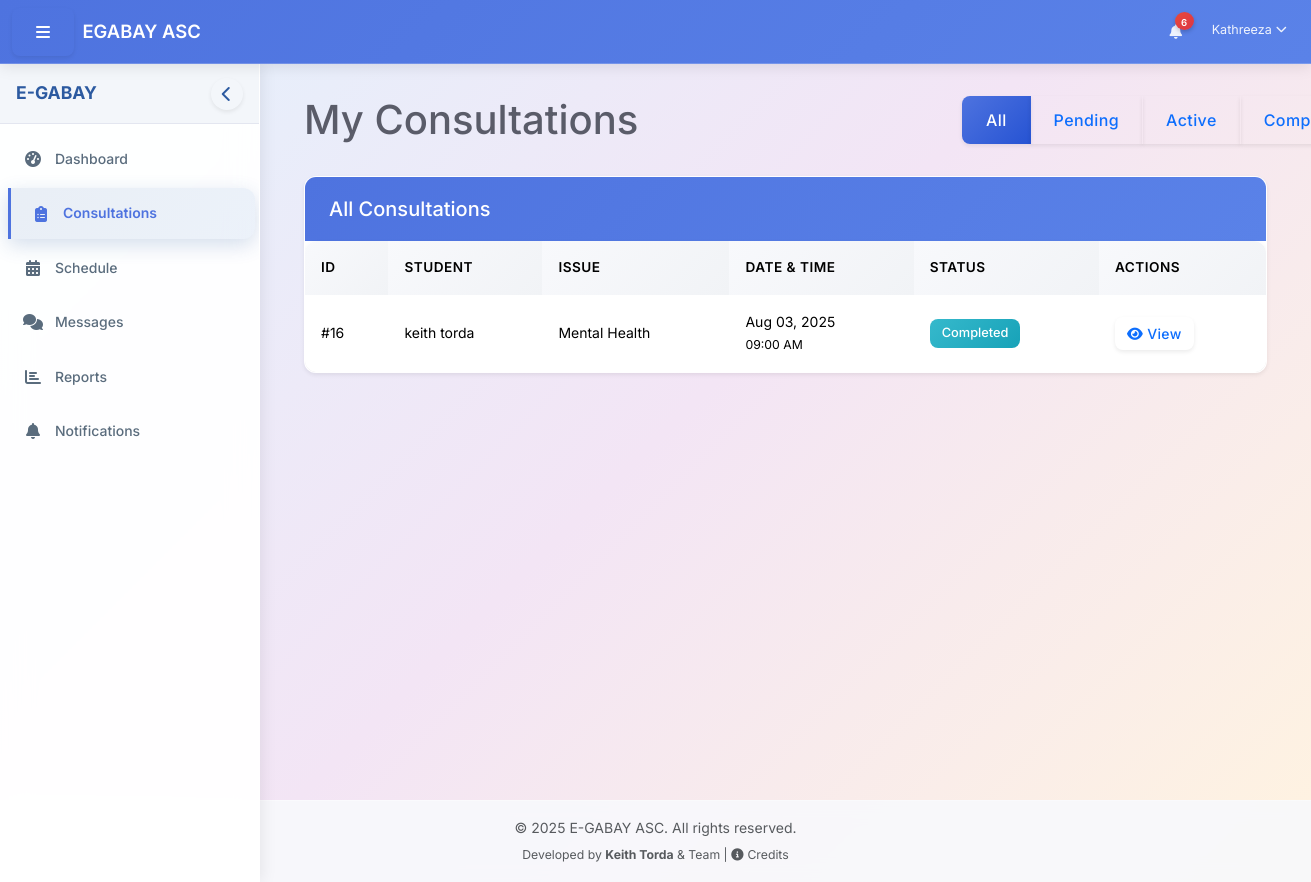
The page /dashboard/counselor/consultations.php (signed in) on the database its author committed.
### tables this page shows
CREATE TABLE `consultation_requests` (
  `id` int(11) NOT NULL AUTO_INCREMENT,
  `student_id` int(11) NOT NULL,
  `counselor_id` int(11) DEFAULT NULL,
  `issue_description` text NOT NULL,
  `issue_category` varchar(100) DEFAULT NULL,
  `preferred_date` date NOT NULL,
  `preferred_time` time NOT NULL,
  `communication_method` enum('in_person','phone','video','email','chat','voice') NOT NULL,
  `is_anonymous` tinyint(1) NOT NULL DEFAULT 0,
  `status` enum('pending','live','completed','cancelled') NOT NULL DEFAULT 'pending',
  `counselor_notes` text DEFAULT NULL,
  `created_at` timestamp NOT NULL DEFAULT current_timestamp(),
  `updated_at` timestamp NOT NULL DEFAULT current_timestamp() ON UPDATE current_timestamp(),
  PRIMARY KEY (`id`),
  KEY `idx_consultation_requests_student` (`student_id`),
  KEY `idx_consultation_requests_counselor` (`counselor_id`),
  CONSTRAINT `consultation_requests_ibfk_1` FOREIGN KEY (`student_id`) REFERENCES `users` (`user_id`) ON DELETE CASCADE,
  CONSTRAINT `consultation_requests_ibfk_2` FOREIGN KEY (`counselor_id`) REFERENCES `users` (`user_id`) ON DELETE CASCADE
);

CREATE TABLE `users` (
  `user_id` int(11) NOT NULL AUTO_INCREMENT,
  `username` varchar(50) NOT NULL,
  `password` varchar(255) NOT NULL,
  `first_name` varchar(100) NOT NULL,
  `last_name` varchar(100) NOT NULL,
  `email` varchar(100) NOT NULL,
  `role_id` int(11) NOT NULL,
  `is_active` tinyint(1) DEFAULT 1,
  `last_login` datetime DEFAULT NULL,
  `created_at` timestamp NOT NULL DEFAULT current_timestamp(),
  `updated_at` timestamp NOT NULL DEFAULT current_timestamp() ON UPDATE current_timestamp(),
  `profile_picture` varchar(255) DEFAULT NULL,
  `verification_token` varchar(64) DEFAULT NULL,
  `is_verified` tinyint(1) NOT NULL DEFAULT 0,
  PRIMARY KEY (`user_id`),
  UNIQUE KEY `username` (`username`),
  UNIQUE KEY `email` (`email`),
  KEY `idx_users_role` (`role_id`),
  CONSTRAINT `users_ibfk_1` FOREIGN KEY (`role_id`) REFERENCES `roles` (`role_id`)
);

### includes/utility.php (called while the page is built, shortened)
<?php
function formatDate($date, $format = 'Y-m-d') {
    $timestamp = strtotime($date);
    return date($format, $timestamp);
}
function formatTime($time, $format = 'h:i A') {
    $timestamp = strtotime($time);
    return date($format, $timestamp);
}
?>

### dashboard/counselor/consultations.php (the view, shortened to what this page needs)
<?php
require_once __DIR__ . '/../../includes/path_fix.php';
require_once $base_path . '/config/config.php';
require_once $base_path . '/classes/Auth.php';
$user_id = $_SESSION['user_id'];
$database = new Database();
$db = $database->getConnection();
$status_filter = isset($_GET['status']) ? $_GET['status'] : 'all';
$query = "SELECT cr.*,
          u.first_name, u.last_name, u.email,
          (SELECT COUNT(*) FROM chat_sessions WHERE consultation_id = cr.id AND status = 'active') as has_active_chat
          FROM consultation_requests cr
          JOIN users u ON cr.student_id = u.user_id
          WHERE cr.counselor_id = ?";
$query .= " ORDER BY
          CASE
            WHEN cr.status = 'pending' THEN 1
            WHEN cr.status = 'live' THEN 2
            WHEN cr.status = 'completed' THEN 3
            WHEN cr.status = 'cancelled' THEN 4
          END,
          cr.preferred_date ASC, cr.preferred_time ASC";
$stmt = $db->prepare($query);
if ($status_filter !== 'all') {
    $stmt->execute([$user_id, $status_filter]);
} else {
    $stmt->execute([$user_id]);
}
$consultations = $stmt->fetchAll(PDO::FETCH_ASSOC);
include_once $base_path . '/includes/header.php';
?>
<div class="row mb-4">
    <div class="col-md-8">
        <h1>My Consultations</h1>
    </div>
    <div class="col-md-4 text-end">
        <div class="btn-group" role="group">
            <a href="<?php echo SITE_URL; ?>/dashboard/counselor/consultations.php" class="btn <?php echo $status_filter === 'all' ? 'btn-primary' : 'btn-outline-primary'; ?>">All</a>
            <a href="<?php echo SITE_URL; ?>/dashboard/counselor/consultations.php?status=pending" class="btn <?php echo $status_filter === 'pending' ? 'btn-primary' : 'btn-outline-primary'; ?>">Pending</a>
            <a href="<?php echo SITE_URL; ?>/dashboard/counselor/consultations.php?status=live" class="btn <?php echo $status_filter === 'live' ? 'btn-primary' : 'btn-outline-primary'; ?>">Active</a>
            <a href="<?php echo SITE_URL; ?>/dashboard/counselor/consultations.php?status=completed" class="btn <?php echo $status_filter === 'completed' ? 'btn-primary' : 'btn-outline-primary'; ?>">Completed</a>
        </div>
    </div>
</div>
<div class="card shadow-sm">
    <div class="card-header bg-white">
        <h5 class="card-title mb-0">
            <?php
            if ($status_filter === 'all') echo 'All Consultations';
            elseif ($status_filter === 'pending') echo 'Pending Consultations';
            elseif ($status_filter === 'live') echo 'Active Consultations';
            elseif ($status_filter === 'completed') echo 'Completed Consultations';
            elseif ($status_filter === 'cancelled') echo 'Cancelled Consultations';
            ?>
        </h5>
    </div>
    <div class="card-body p-0">
        <?php if (empty($consultations)): ?>
            <div class="p-4 text-center">
                <i class="fas fa-clipboard-list fa-3x text-muted mb-3"></i>
                <p class="lead">No <?php echo $status_filter !== 'all' ? $status_filter : ''; ?> consultations found.</p>
                <?php if ($status_filter !== 'all'): ?>
                    <a href="<?php echo SITE_URL; ?>/dashboard/counselor/consultations.php" class="btn btn-outline-primary">View All Consultations</a>
                <?php endif; ?>
            </div>
        <?php else: ?>
            <div class="table-responsive">
                <table class="table table-hover mb-0">
                    <thead class="table-light">
                        <tr>
                            <th>ID</th>
                            <th>Student</th>
                            <th>Issue</th>
                            <th>Date & Time</th>
                            <th>Status</th>
                            <th>Actions</th>
                        </tr>
                    </thead>
                    <tbody>
                        <?php foreach ($consultations as $consultation): ?>
                            <tr>
                                <td>#<?php echo $consultation['id']; ?></td>
                                <td>
                                    <?php if ($consultation['is_anonymous']): ?>
                                        <span class="text-muted">Anonymous</span>
                                    <?php else: ?>
                                        <?php echo $consultation['first_name'] . ' ' . $consultation['last_name']; ?>
                                    <?php endif; ?>
                                </td>
                                <td>
                                    <?php
                                    $issue = !empty($consultation['issue_category']) ?
                                        $consultation['issue_category'] :
                                        'General Consultation';
                                    echo $issue;
                                    ?>
                                </td>
                                <td>
                                    <?php echo formatDate($consultation['preferred_date'], 'M d, Y'); ?><br>
                                    <small><?php echo formatTime($consultation['preferred_time']); ?></small>
                                </td>
                                <td>
                                    <?php
                                    switch ($consultation['status']) {
                                        case 'completed':
                                            echo '<span class="badge bg-info">Completed</span>';
                                            break;
                                    }
                                    ?>
                                </td>
                                <td>
                                    <div class="btn-group">
                                        <a href="<?php echo SITE_URL; ?>/dashboard/counselor/view_consultation.php?id=<?php echo $consultation['id']; ?>" class="btn btn-sm btn-outline-primary">
                                            <i class="fas fa-eye"></i> View
                                        </a>
                                    </div>
                                </td>
                            </tr>
                        <?php endforeach; ?>
                    </tbody>
                </table>
            </div>
        <?php endif; ?>
    </div>
</div>
<?php
include_once $base_path . '/includes/footer.php';
?>

### assets/css/style.css (style rules this page uses)
:root { --primary-color: #4e73df; --primary-light: #5a82e8; --primary-dark: #2653d3; --secondary-color: #858796; --success-color: #1cc88a; --info-color: #36b9cc; --warning-color: #f6c23e; --danger-color: #e74a3b; --light-color: #f8f9fc; --dark-color: #5a5c69; --gray-100: #f8f9fc; --gray-200: #eaecf4; --gray-300: #dddfeb; --gray-400: #d1d3e2; --gray-500: #b7b9cc; --gray-600: #858796; --gray-700: #6e707e; --gray-800: #5a5c69; --gray-900: #3a3b45; --border-radius: 8px; --border-radius-lg: 12px; --border-radius-xl: 16px; --shadow-sm: 0 2px 4px rgba(0,0,0,0.08); --shadow: 0 4px 6px rgba(0,0,0,0.1); --shadow-lg: 0 8px 16px rgba(0,0,0,0.15); --transition: all 0.1s ease; --sidebar-width: 250px; --navbar-height: 60px; --bg-heavenly: linear-gradient(135deg, #e3f2fd 0%, #f3e5f5 50%, #fff3e0 100%); }
:root { --transition: all 0.1s cubic-bezier(0.4, 0, 0.2, 1); }
body { background: var(--bg-heavenly) !important; background-attachment: fixed; font-family: 'Inter', system-ui, -apple-system, sans-serif; font-size: 0.875rem; line-height: 1.6; color: var(--dark-color); min-height: 100vh; }
.card { background: rgba(255, 255, 255, 0.95); backdrop-filter: blur(10px); border: 1px solid var(--border-color); border-radius: var(--border-radius-lg); box-shadow: var(--shadow-sm); transition: box-shadow 0.1s ease, transform 0.1s ease; overflow: hidden; border: 1px solid rgba(255, 255, 255, 0.2); }
.card-header { background: linear-gradient(135deg, var(--primary-color) 0%, var(--primary-light) 100%); color: white; border-bottom: none; padding: 1.25rem 1.5rem; font-weight: 600; font-size: 1.1rem; }
.card-header h1, .card-header h2, .card-header h3, .card-header h4, .card-header h5, .card-header h6 { color: white; margin-bottom: 0; }
.card-body { padding: 1.5rem; }
.btn { padding: 0.75rem 1.5rem; border-radius: var(--border-radius); font-weight: 500; letter-spacing: 0.025em; transition: background-color 0.1s ease, box-shadow 0.1s ease; border: none; cursor: pointer; box-shadow: var(--shadow-sm); }
.btn-primary { background: linear-gradient(135deg, var(--primary-color) 0%, var(--primary-dark) 100%); color: white; }
.btn-sm { padding: 0.375rem 0.75rem; border-radius: var(--border-radius); }
.table { border-radius: var(--border-radius-lg); overflow: hidden; box-shadow: var(--shadow-sm); background: white; }
.table th { background: linear-gradient(135deg, #f8f9fc 0%, #f1f3f6 100%); border-bottom: 2px solid var(--border-color); font-weight: 600; color: var(--text-color); padding: 1rem; text-transform: uppercase; font-size: 0.85rem; letter-spacing: 0.5px; }
.table td { padding: 1rem; border-bottom: 1px solid var(--border-color); vertical-align: middle; }
.table-responsive { border-radius: var(--border-radius-lg); box-shadow: var(--shadow-sm); }
.badge { font-weight: 500; border-radius: var(--border-radius); padding: 0.5rem 0.75rem; font-size: 0.8rem; }
.bg-info { background: linear-gradient(135deg, var(--info-color) 0%, #17a2b8 100%) !important; }
.btn-outline-danger i, .btn-outline-primary i { pointer-events: none; }

### includes/header.php (style rules this page uses)
:root { --bs-primary: #2c5aa0; --bs-primary-rgb: 44, 90, 160; --bs-secondary: #6c7293; --bs-success: #00a65a; --bs-info: #00c0ef; --bs-warning: #f39c12; --bs-danger: #dd4b39; --bs-light: #f8f9fa; --bs-dark: #2f3349; --sidebar-width: 260px; --navbar-height: 64px; }
body { display: flex; min-height: 100vh; flex-direction: column; background: linear-gradient(135deg, #e3f2fd 0%, #f3e5f5 50%, #fff3e0 100%); background-attachment: fixed; font-family: 'Inter', system-ui, -apple-system, sans-serif; }

### rows shown on the page
consultation_requests: id "16", student.first_name "keith", student.last_name "torda", issue_category "Mental Health", preferred_date "Aug 03, 2025", preferred_time "09:00 AM", status "Completed"

### other values the page prints
$notification_count "6"
$_SESSION['first_name'] "Kathreeza"
